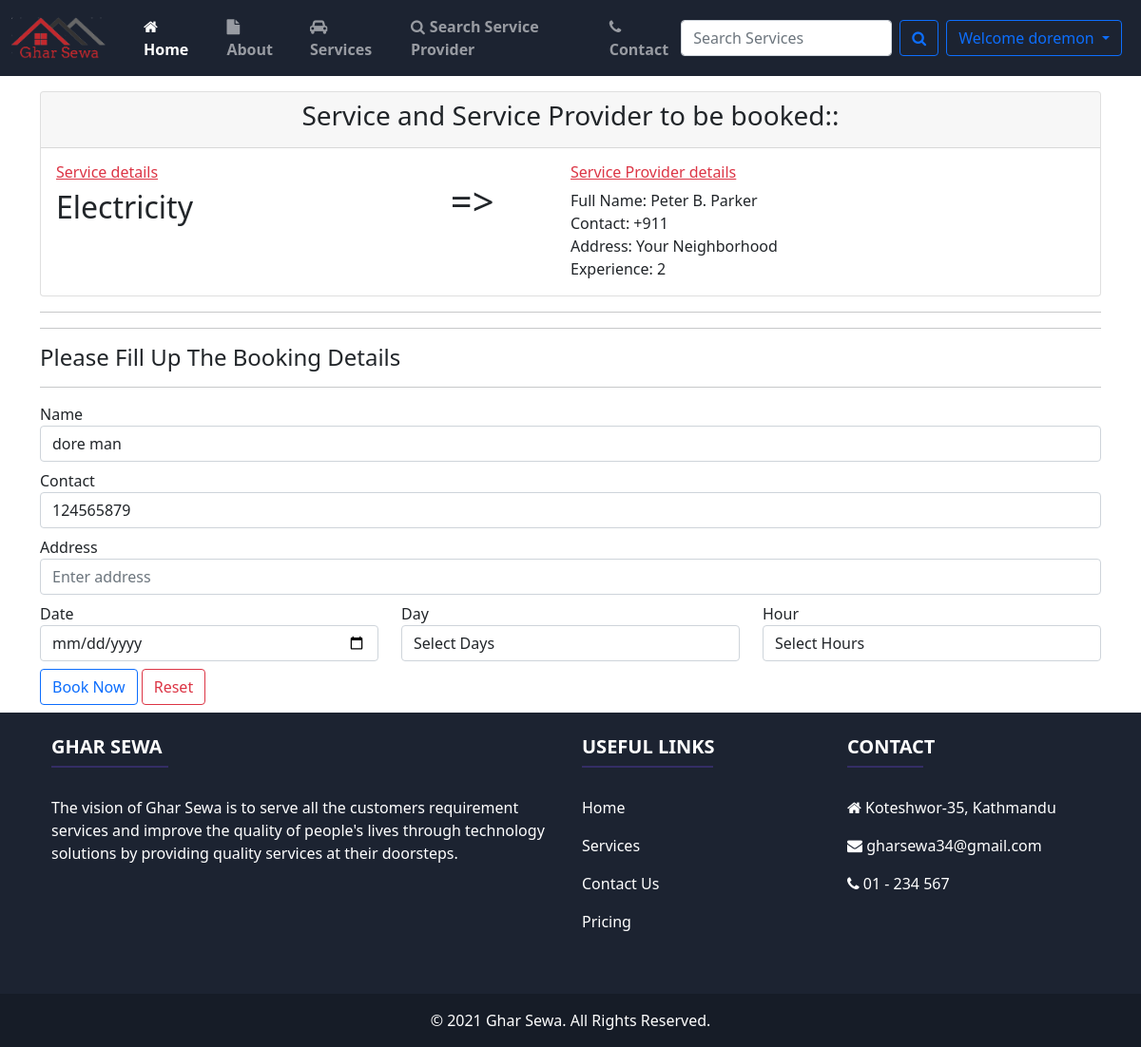
Screenshot of /booking/23 (signed in) with the database file from the repository.
### home/models.py (models this page shows, shortened)
class Service_Man(models.Model):
    status = models.ForeignKey(Status, on_delete=models.CASCADE, null=True)
    city = models.ForeignKey(
        City, on_delete=models.CASCADE, null=True, blank=True)
    user = models.ForeignKey(User, on_delete=models.CASCADE, null=True)
    phone = models.CharField(max_length=20, null=True)
    image = models.ImageField(upload_to='service_man/', null=True)
    cert = models.FileField(upload_to='service_man/', null=True, default='service_man/certificate.png')
    address = models.CharField(max_length=100, null=True)
    service = models.ForeignKey(
        Service, on_delete=CASCADE, null=True, blank=True)
    experience = models.IntegerField(default=0)
    date_joined = models.DateField(auto_now_add=True)

class Service(models.Model):
    service_id = models.AutoField(primary_key=True)
    service_name = models.CharField(max_length=50)
    service_desc = models.TextField()
    image = models.FileField(null=True)
    pub_date = models.DateField(auto_now_add=True)

class Customer(models.Model):
    user = models.ForeignKey(User, on_delete=models.CASCADE, null=True)
    phone = models.CharField(max_length=20, null=True)
    address = models.CharField(max_length=100, null=True)
    image = models.ImageField(upload_to='customer/', null=True)
    date_joined = models.DateField(auto_now_add=True)

### home/views.py (the view, shortened to what this page needs)
# urls.py: path('booking/<int:pid>', views.customerBooking, name='booking'),
@login_required(login_url='login')
def customerBooking(request, pid):
    if not request.user.is_authenticated:
        return redirect('login')
    try:
        customer = Customer.objects.get(user=request.user)
    except:
        messages.error(request, 'You must be customer to book a service!!')
        return redirect('services')
    u = User.objects.get(id=pid)
    serv = Service_Man.objects.get(user=u)
    return render(request, 'booking.html', {'serv': serv, 'customer': customer})

### templates/booking.html (shortened to what this page needs)
{% extends 'base.html' %}
{% block body %}
<div class="container mt-3">
    <div class="card">
        <div class="card-header">
            <h3 class="text-center">Service and Service Provider to be booked:: </h3>
        </div>
        <div class="card-body row">
            <div class="col-md-4">
                <h6 class="text-danger"><u> Service details</u></h6>
                <h2 class="card-title">{{serv.service.service_name}}</h2>
            </div>
            <div class="col-md-1 m-3">
                <h1> => </h1>
            </div>
            <div class="col-md-6 p-0 m-0">
                <h6 class="text-danger"><u> Service Provider details</u></h6>
                <p class="m-0">Full Name: {{serv.user.first_name}} {{serv.user.last_name}}</p>
                <p class="m-0">Contact: {{serv.phone}}</p>
                <p class="m-0">Address: {{serv.address}}</p>
                <p class="m-0">Experience: {{serv.experience}}</p>
            </div>
        </div>
    </div>
    <hr>
    <hr>
    <div>
        <h4>Please Fill Up The Booking Details</h4>
        <hr>
        <form action="" method="POST">
            <div class="form-group mt-2">
                <label>Name</label>
                <input type="text" class="form-control" name="name" placeholder="Enter Name" value="{{customer.user.first_name}} {{customer.user.last_name}}" required>
            </div>
            <div class="form-group my-2">
                <label>Contact</label>
                <input type="tel" class="form-control" name="phone" placeholder="Enter Phone" value="{{customer.phone}}" required>
            </div>
            <div class="form-group">
                <label>Address</label>
                <input type="text" class="form-control" name="address" placeholder="Enter address" required>
            </div>
            <div class="form-group mt-2">
                <div class="row">
                    <div class="col">
                        <label>Date</label>
                        <input type="date" class="form-control" name="date" placeholder="Enter Date" required>
                    </div>
                    <div class="col">
                        <label>Day</label>
                        <select class="form-control" name="day" required>
                            <option>Select Days</option>
                        </select>
                    </div>
                    <div class="col">
                        <label>Hour</label>
                        <select class="form-control" name="hour" required>
                            <option>Select Hours</option>
                        </select>
                    </div>
                </div>
            </div>
            <div class="form-group my-2">
                <button type="submit" class="btn btn-outline-primary" onclick="booked()">Book Now</button>
                <button type="reset" class="btn btn-outline-danger">Reset</button>
            </div>
        </form>
    </div>
</div>
{% endblock %}

### templates/base.html (shortened to what this page needs)
{% load static %}
<!DOCTYPE html>
<html lang="en">
<head>
    <link rel="stylesheet" href="https://cdnjs.cloudflare.com/ajax/libs/jquery-confirm/3.3.2/jquery-confirm.min.css">
    <link href="https://cdn.jsdelivr.net/npm/bootstrap@5.0.1/dist/css/bootstrap.min.css" rel="stylesheet"
>
    <link rel="stylesheet" href="https://cdnjs.cloudflare.com/ajax/libs/font-awesome/4.7.0/css/font-awesome.min.css">
    <link rel="stylesheet" href="https://stackpath.bootstrapcdn.com/font-awesome/4.7.0/css/font-awesome.min.css">
    <link rel="stylesheet" href="{% static '/css/style.css' %}">
</head>
<body>
    <nav class="navbar navbar-expand-lg navbar-dark" style="background-color: #1c2331;">
        <div class="container-fluid">
            <a class="navbar-brand" href="/"><img src="{% static 'img/logo.png' %}" style="width: 100px;" /></a>
            <div class="collapse navbar-collapse" id="navbarSupportedContent">
                <ul class="navbar-nav me-auto mb-2 mb-lg-0" style="font-weight: 600;">
                    <li class="nav-item" style="margin-left: 15px;">
                        <a class="nav-link active" aria-current="page" href="/"> <i class="fa fa-home"
                                style="padding-right: 5px;"></i>Home</a>
                    </li>
                    <li class="nav-item" style="margin-left: 15px;">
                        <a class="nav-link" href="/about"><i class="fa fa-file"
                                style="padding-right: 5px;"></i>About</a>
                    </li>
                    <li class="nav-item" style="margin-left: 15px;">
                        <a class="nav-link" href="/services"><i class="fa fa-car"
                                style="padding-right: 5px;"></i>Services</a>
                    </li>
                    <li class="nav-item" style="margin-left: 15px;">
                        <a class="nav-link" href="{% url 'search_user' %}"><i class="fa fa-search"
                                style="padding-right: 5px;"></i>Search Service Provider</a>
                    </li>
                    <li class="nav-item" style="margin-left: 15px;">
                        <a class="nav-link" href="/contact"><i class="fa fa-phone"
                                style="padding-right: 5px;"></i>Contact</a>
                    </li>
                </ul>
                <form class="d-flex" action="/search" method="GET">
                    <input class="form-control me-2" type="search" name="search" id="search"
                        placeholder="Search Services" aria-label="Search" required>
                    <button class="btn btn-outline-primary" type="submit"><i class="fa fa-search"></i></button>
                </form>
                <div class="m-2">
                    {% if user.is_authenticated %}
                    <span class="dropdown">
                        <button class="btn btn-outline-primary dropdown-toggle" type="button" id="userid"
                            data-bs-toggle="dropdown" aria-expanded="false">
                            Welcome {{request.user}}
                        </button>
                    </span>
                {% endif %}
            </div>
        </div>
        </div>
    </nav>
    {% block body %}{% endblock body %}
    <footer class="text-white" style="background-color: #1c2331;">
        <div class="container p-4">
            <div class="row">
                <div class="col-lg-6 col-md-12 mb-4">
                    <h5 class="text-uppercase fw-bold">Ghar Sewa</h5>
                    <hr class="mb-4 mt-0 d-inline-block mx-auto"
                        style="width: 123px; background-color: #7c4dff; height: 2px" />
                    <p>
                        The vision of Ghar Sewa is to serve all the customers requirement services and improve the
                        quality of
                        people's lives through technology solutions by providing quality services at their
                        doorsteps.
                    </p>
                </div>
                <div class="col-lg-3 col-md-6 mb-4">
                    <h5 class="text-uppercase fw-bold">Useful links</h5>
                    <hr class="mb-4 mt-0 d-inline-block mx-auto"
                        style="width: 138px; background-color: #7c4dff; height: 2px" />
                    <p>
                        <a href="#!" class="text-white">Home</a>
                    </p>
                    <p>
                        <a href="#!" class="text-white">Services</a>
                    </p>
                    <p>
                        <a href="#!" class="text-white">Contact Us</a>
                    </p>
                    <p>
                        <a href="#!" class="text-white">Pricing</a>
                    </p>
                </div>
                <div class="col-lg-3 col-md-6 mb-4">
                    <h5 class="text-uppercase fw-bold">Contact</h5>
                    <hr class="mb-4 mt-0 d-inline-block mx-auto"
                        style="width: 80px; background-color: #7c4dff; height: 2px" />
                    <p><i class="fa fa-home mr-3"></i> Koteshwor-35, Kathmandu</p>
                    <p><i class="fa fa-envelope mr-3"></i> gharsewa34@gmail.com</p>
                    <p><i class="fa fa-phone mr-3"></i> 01 - 234 567</p>
                </div>
            </div>
        </div>
        <div class="text-center p-3" style="background-color: rgba(0, 0, 0, 0.2)">
            © 2021 Ghar Sewa. All Rights Reserved.
        </div>
    </footer>
</body>
</html>

### static/css/style.css (style rules this page uses)
:root { --font1: "Montserrat"; --font2: "Roboto Slab"; --color1: #708ce7; }
* { box-sizing: border-box; margin: 0; padding: 0; }
html { scroll-behavior: smooth; }
body { overflow-x: hidden; line-height: 1.5; }
img { display: block; }
.row { justify-content: space-between; }

### templates/base.html (style rules this page uses)
a { text-decoration: none; }

### rows the page displays
Service_Man: service.service_name "Electricity", user.first_name "Peter B.", user.last_name "Parker", phone "+911", address "Your Neighborhood", experience "2"
Customer: name "dore man", phone "124565879"

### other values shown
{{ request.user }} "doremon"
